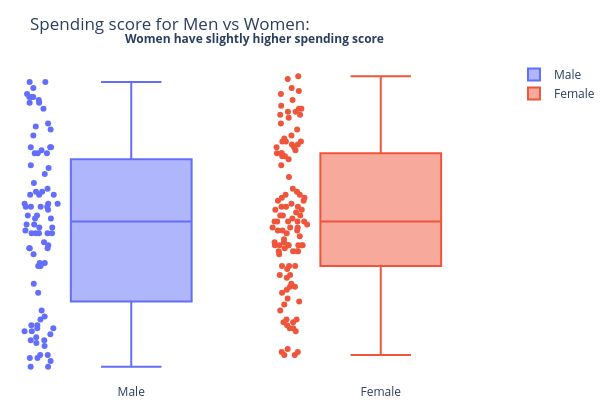

The notebook cell saved with this chart:
### Markdown cell above
The plot above shows a bit higher spending score for women.  
The higher distribution peaks for female are there because there are more "female" observations.    
The distribution of spending score for women is a bit shifted to the right (bottom right plot).    
But, that difference is again very small and might be true only in this small dataset (sample bias).

### Code cell
# Boxplots are a good way to compare distributions of a numerical variable across different categories of a categorical variable. 
# They show the median, quartiles, and potential outliers in the data. In this case, we can use boxplots to compare the spending scores
# We use make_subplots which is another function from plotly library that allows us to create multiple subplots in one figure.
# We specify that we want 1 row and 2 columns of subplots, and we set horizontal_spacing to False to remove the space between the two subplots.

fig = make_subplots(rows=1, cols=2, horizontal_spacing=False, shared_yaxes=True)

fig.append_trace(go.Box(y=df[df['Genre']=='Male']['Spending_Score'],
                        name='Male', boxpoints='all'), row=1, col=1)

fig.append_trace(go.Box(y=df[df['Genre']=='Female']['Spending_Score'],
                        name='Female', boxpoints='all'), row=1, col=2)

fig.update_layout(title='Spending score for Men vs Women:',
                 plot_bgcolor='#fff',
                 yaxis=dict(showticklabels=False),
                 height=400, width=600,
                 ).update_layout(margin=dict(t=60, l=5, r=0, b=15))

fig.add_annotation(x=0.5, y=1.1, text='<b>Women have slightly higher spending score</b>',
                   xref='paper', yref='paper', showarrow=False)
fig.show()

### Figure 1 — Plotly figure (JSON) as saved in the notebook; plotly's stock layout.template omitted (floating-point values rounded to 4 significant figures)
{"data": [{"boxpoints": "all", "name": "Male", "type": "box", "xaxis": "x", "y": [39, 81, 3, 14, 13, 79, 66, 29, 35, 73, 73, 82, 61, 4, 4, 92, 92, 36, 60, 60, 41, 46, 46, 56, 55, 51, 59, 59, 55, 47, 54, 48, 51, 55, 41, 46, 41, 49, 52, 42, 49, 59, 55, 56, 46, 43, 48, 52, 46, 56, 91, 35, 95, 11, 75, 9, 75, 5, 73, 10, 93, 12, 97, 36, 90, 17, 88, 1, 1, 5, 26, 20, 63, 13, 75, 10, 92, 15, 69, 14, 90, 15, 97, 68, 8, 74, 18, 83], "yaxis": "y"}, {"boxpoints": "all", "name": "Female", "type": "box", "xaxis": "x2", "y": [6, 77, 40, 76, 6, 94, 72, 99, 15, 77, 35, 98, 5, 14, 32, 31, 87, 73, 14, 81, 17, 73, 26, 75, 35, 61, 28, 65, 55, 47, 42, 42, 52, 54, 45, 50, 51, 52, 59, 50, 48, 47, 42, 49, 56, 53, 52, 42, 44, 57, 58, 55, 60, 46, 55, 40, 42, 47, 50, 41, 48, 42, 50, 54, 42, 48, 50, 43, 59, 43, 57, 40, 58, 29, 77, 34, 71, 88, 7, 72, 5, 40, 87, 74, 22, 20, 76, 16, 89, 78, 73, 35, 83, 93, 75, 95, 27, 13, 86, 32, 86, 88, 39, 24, 17, 85, 23, 69, 91, 16, 79, 28], "yaxis": "y2"}], "layout": {"annotations": [{"showarrow": false, "text": "<b>Women have slightly higher spending score</b>", "x": 0.5, "xref": "paper", "y": 1.1, "yref": "paper"}], "height": 400, "margin": {"b": 15, "l": 5, "r": 0, "t": 60}, "plot_bgcolor": "#fff", "title": {"text": "Spending score for Men vs Women:"}, "width": 600, "xaxis": {"anchor": "y", "domain": [0, 0.5]}, "xaxis2": {"anchor": "y2", "domain": [0.5, 1]}, "yaxis": {"anchor": "x", "domain": [0, 1], "showticklabels": false}, "yaxis2": {"anchor": "x2", "domain": [0, 1], "matches": "y", "showticklabels": false}}}
